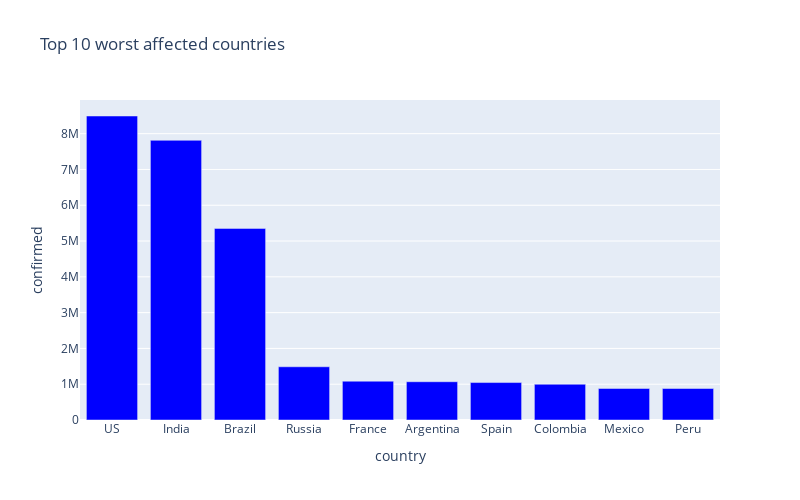

Notebook source saved alongside this figure:
### Code cell
#10 WORST HIT COUNTRY(TOTAL NUMBER OF CASES)
px.bar(
    sorted_country_df.head(10),
    x = "country",
    y = "confirmed",
    title= "Top 10 worst affected countries", # the axis names
    color_discrete_sequence=["blue"], 
    height=500,
    width=800
)

### Figure 1 — Plotly figure (JSON) as saved in the notebook; plotly's stock layout.template omitted (floating-point values rounded to 4 significant figures)
{"data": [{"alignmentgroup": "True", "hovertemplate": "country=%{x}<br>confirmed=%{y}<extra></extra>", "legendgroup": "", "marker": {"color": "blue"}, "name": "", "offsetgroup": "", "orientation": "v", "showlegend": false, "textposition": "auto", "type": "bar", "x": ["US", "India", "Brazil", "Russia", "France", "Argentina", "Spain", "Colombia", "Mexico", "Peru"], "xaxis": "x", "y": [8493747, 7814682, 5353656, 1487260, 1084659, 1069368, 1046132, 998942, 880775, 879876], "yaxis": "y"}], "layout": {"barmode": "relative", "height": 500, "legend": {"tracegroupgap": 0}, "title": {"text": "Top 10 worst affected countries"}, "width": 800, "xaxis": {"anchor": "y", "domain": [0, 1], "title": {"text": "country"}}, "yaxis": {"anchor": "x", "domain": [0, 1], "title": {"text": "confirmed"}}}}
